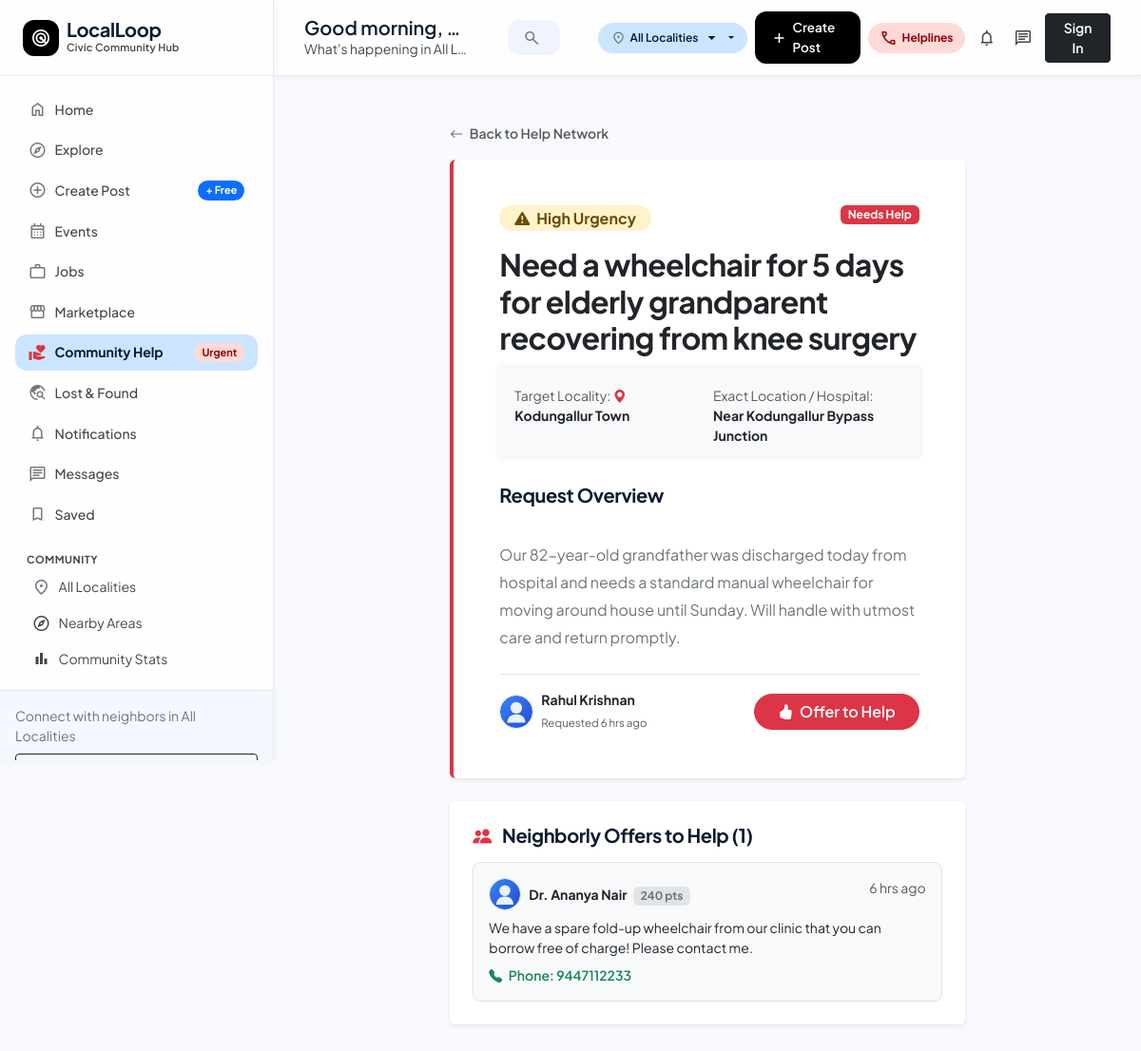
Page /help-request.php?id=1 on the committed database.
### tables this page shows
CREATE TABLE IF NOT EXISTS `help_requests` (
    `id` INT AUTO_INCREMENT PRIMARY KEY,
    `user_id` INT NOT NULL,
    `area_id` INT NOT NULL,
    `title` VARCHAR(200) NOT NULL,
    `urgency` ENUM('Low', 'Medium', 'High', 'Critical') DEFAULT 'Medium',
    `description` LONGTEXT NOT NULL,
    `location` VARCHAR(150) NOT NULL,
    `status` ENUM('open', 'in_progress', 'resolved') DEFAULT 'open',
    `resolved_by_user_id` INT DEFAULT NULL,
    `created_at` TIMESTAMP DEFAULT CURRENT_TIMESTAMP,
    FOREIGN KEY (`user_id`) REFERENCES `users`(`id`) ON DELETE CASCADE,
    FOREIGN KEY (`area_id`) REFERENCES `areas`(`id`) ON DELETE CASCADE,
    FOREIGN KEY (`resolved_by_user_id`) REFERENCES `users`(`id`) ON DELETE SET NULL
);

CREATE TABLE IF NOT EXISTS `areas` (
    `id` INT AUTO_INCREMENT PRIMARY KEY,
    `name` VARCHAR(100) NOT NULL,
    `district` VARCHAR(100) NOT NULL,
    `state` VARCHAR(100) NOT NULL DEFAULT 'Kerala',
    `pincode` VARCHAR(20) NOT NULL,
    `status` ENUM('active', 'inactive') NOT NULL DEFAULT 'active',
    `created_at` TIMESTAMP DEFAULT CURRENT_TIMESTAMP
);

CREATE TABLE IF NOT EXISTS `users` (
    `id` INT AUTO_INCREMENT PRIMARY KEY,
    `name` VARCHAR(100) NOT NULL,
    `username` VARCHAR(50) NOT NULL UNIQUE,
    `email` VARCHAR(150) NOT NULL UNIQUE,
    `phone` VARCHAR(20) DEFAULT NULL,
    `password_hash` VARCHAR(255) NOT NULL,
    `area_id` INT DEFAULT NULL,
    `profile_photo` VARCHAR(255) DEFAULT 'default-avatar.png',
    `bio` TEXT DEFAULT NULL,
    `role` ENUM('user', 'business', 'admin') NOT NULL DEFAULT 'user',
    `status` ENUM('active', 'warned', 'suspended') NOT NULL DEFAULT 'active',
    `reputation_points` INT NOT NULL DEFAULT 50,
    `created_at` TIMESTAMP DEFAULT CURRENT_TIMESTAMP,
    `updated_at` TIMESTAMP DEFAULT CURRENT_TIMESTAMP ON UPDATE CURRENT_TIMESTAMP,
    FOREIGN KEY (`area_id`) REFERENCES `areas`(`id`) ON DELETE SET NULL
);

CREATE TABLE IF NOT EXISTS `help_offers` (
    `id` INT AUTO_INCREMENT PRIMARY KEY,
    `request_id` INT NOT NULL,
    `user_id` INT NOT NULL,
    `message` TEXT NOT NULL,
    `phone` VARCHAR(30) DEFAULT NULL,
    `is_accepted` TINYINT(1) DEFAULT 0,
    `created_at` TIMESTAMP DEFAULT CURRENT_TIMESTAMP,
    FOREIGN KEY (`request_id`) REFERENCES `help_requests`(`id`) ON DELETE CASCADE,
    FOREIGN KEY (`user_id`) REFERENCES `users`(`id`) ON DELETE CASCADE
);

### includes/functions.php (called while the page is built, shortened)
<?php
function time_ago($timestamp) {
    $time = strtotime($timestamp);
    $diff = time() - $time;
    if ($diff < 60) {
        return 'Just now';
    } elseif ($diff < 3600) {
        $mins = floor($diff / 60);
        return $mins . ' min' . ($mins > 1 ? 's' : '') . ' ago';
    } elseif ($diff < 86400) {
        $hours = floor($diff / 3600);
        return $hours . ' hr' . ($hours > 1 ? 's' : '') . ' ago';
    } elseif ($diff < 604800) {
        $days = floor($diff / 86400);
        return $days . ' day' . ($days > 1 ? 's' : '') . ' ago';
    } else {
        return date('M j, Y', $time);
    }
}
function get_avatar_url($photoName) {
    $fullPath = UPLOAD_DIR . '/profiles/' . $photoName;
    return BASE_URL . '/assets/images/default-avatar.svg';
}

### includes/auth.php (called while the page is built, shortened)
<?php
function is_logged_in() {
    return isset($_SESSION['user_id']) && !empty($_SESSION['user_id']);
}
function current_user($pdo) {
    if (!is_logged_in() || !$pdo) {
        return null;
    }
}

### help-request.php (the view, shortened to what this page needs)
<?php
require_once __DIR__ . '/includes/auth.php';
require_once __DIR__ . '/includes/functions.php';
$requestId = (int)($_GET['id'] ?? 0);
$stmt = $pdo->prepare("SELECT h.*, a.name as area_name, u.name as requester_name, u.username as requester_username, u.profile_photo as requester_avatar, u.phone as requester_phone,
                              r.name as resolved_by_name, r.username as resolved_by_username
                       FROM help_requests h
                       JOIN areas a ON h.area_id = a.id
                       JOIN users u ON h.user_id = u.id
                       LEFT JOIN users r ON h.resolved_by_user_id = r.id
                       WHERE h.id = ?");
$stmt->execute([$requestId]);
$req = $stmt->fetch();
$currentUser = current_user($pdo);
$isRequester = $currentUser && ($currentUser['id'] == $req['user_id'] || $currentUser['role'] === 'admin');
$offersStmt = $pdo->prepare("SELECT ho.*, u.name, u.username, u.profile_photo, u.reputation_points
                            FROM help_offers ho
                            JOIN users u ON ho.user_id = u.id
                            WHERE ho.request_id = ?
                            ORDER BY ho.created_at ASC");
$offersStmt->execute([$requestId]);
$offers = $offersStmt->fetchAll();
require_once __DIR__ . '/includes/header.php';
?>
<div class="container py-4">
    <div class="row justify-content-center">
        <div class="col-lg-8">
            <div class="mb-3">
                <a href="<?= BASE_URL ?>/help.php" class="text-decoration-none text-muted small fw-semibold">
                    <i class="bi bi-arrow-left me-1"></i> Back to Help Network
                </a>
            </div>
            <div class="card card-clean border-0 shadow-sm p-4 p-md-5 mb-4 border-start border-4 <?= $req['status'] === 'resolved' ? 'border-success' : 'border-danger' ?>">
                <div class="d-flex justify-content-between align-items-start mb-3">
                    <span class="badge bg-<?= $req['urgency'] === 'Critical' ? 'danger' : 'warning-subtle text-warning-emphasis' ?> px-3 py-1.5 fs-6 rounded-pill">
                        <i class="bi bi-exclamation-triangle-fill me-1"></i> <?= htmlspecialchars($req['urgency']) ?> Urgency
                    </span>
                    <span class="badge bg-<?= $req['status'] === 'resolved' ? 'success' : 'danger' ?>">
                        <?= $req['status'] === 'resolved' ? 'Resolved' : 'Needs Help' ?>
                    </span>
                </div>
                <h2 class="fw-bold text-dark mb-3"><?= htmlspecialchars($req['title']) ?></h2>
                <div class="row g-2 p-3 bg-light rounded-3 mb-4 small">
                    <div class="col-sm-6">
                        <span class="text-muted">Target Locality:</span>
                        <span class="fw-bold text-dark"><i class="bi bi-geo-alt-fill text-danger me-1"></i> <?= htmlspecialchars($req['area_name']) ?></span>
                    </div>
                    <div class="col-sm-6">
                        <span class="text-muted">Exact Location / Hospital:</span>
                        <span class="fw-bold text-dark"><?= htmlspecialchars($req['location']) ?></span>
                    </div>
                </div>
                <h5 class="fw-bold mb-2">Request Overview</h5>
                <div class="text-secondary fs-6 mb-4" style="line-height: 1.8; white-space: pre-line;">
                    <?= nl2br(htmlspecialchars($req['description'])) ?>
                </div>
                <div class="d-flex justify-content-between align-items-center pt-3 border-top mt-auto">
                    <div class="d-flex align-items-center gap-2">
                        <img src="<?= get_avatar_url($req['requester_avatar']) ?>" width="36" height="36" class="rounded-circle border">
                        <div>
                            <div class="fw-bold text-dark small leading-tight"><?= htmlspecialchars($req['requester_name']) ?></div>
                            <span class="text-muted small" style="font-size: 0.72rem;">Requested <?= time_ago($req['created_at']) ?></span>
                        </div>
                    </div>
                    <div class="d-flex gap-2">
                        <?php if ($req['status'] === 'open'): ?>
                            <?php if (!$isRequester): ?>
                                <button class="btn btn-danger rounded-pill px-4 fw-semibold" data-bs-toggle="modal" data-bs-target="#offerHelpModal">
                                    <i class="bi bi-hand-thumbs-up-fill me-1"></i> Offer to Help
                                </button>
                            <?php else: ?>
                                <button class="btn btn-success rounded-pill px-4 fw-semibold" data-bs-toggle="modal" data-bs-target="#resolveModal">
                                    <i class="bi bi-check-circle-fill me-1"></i> Mark Resolved
                                </button>
                            <?php endif; ?>
                        <?php endif; ?>
                    </div>
                </div>
            </div>
            <div class="card card-clean border-0 shadow-sm p-4">
                <h5 class="fw-bold mb-3"><i class="bi bi-people-fill text-danger me-2"></i> Neighborly Offers to Help (<?= count($offers) ?>)</h5>
                <?php if (empty($offers)): ?>
                    <p class="text-muted small mb-0">No offers received yet. If you can assist, click "Offer to Help" above!</p>
                <?php else: ?>
                    <div class="d-flex flex-column gap-3">
                        <?php foreach ($offers as $offer): ?>
                            <div class="p-3 rounded-3 bg-light border">
                                <div class="d-flex justify-content-between align-items-start mb-2">
                                    <div class="d-flex align-items-center gap-2">
                                        <img src="<?= get_avatar_url($offer['profile_photo']) ?>" width="34" height="34" class="rounded-circle border">
                                        <div>
                                            <a href="<?= BASE_URL ?>/profile.php?user=<?= $offer['username'] ?>" class="fw-bold text-dark text-decoration-none small">
                                                <?= htmlspecialchars($offer['name']) ?>
                                            </a>
                                            <span class="badge bg-secondary-subtle text-secondary small ms-1"><?= $offer['reputation_points'] ?> pts</span>
                                        </div>
                                    </div>
                                    <span class="text-muted small"><?= time_ago($offer['created_at']) ?></span>
                                </div>
                                <p class="text-dark small mb-2" style="white-space: pre-line;"><?= nl2br(htmlspecialchars($offer['message'])) ?></p>
                                <?php if (!empty($offer['phone'])): ?>
                                    <div class="text-success small fw-semibold">
                                        <i class="bi bi-telephone-fill me-1"></i> Phone: <a href="tel:<?= htmlspecialchars($offer['phone']) ?>" class="text-success"><?= htmlspecialchars($offer['phone']) ?></a>
                                    </div>
                                <?php endif; ?>
                            </div>
                        <?php endforeach; ?>
                    </div>
                <?php endif; ?>
            </div>
        </div>
    </div>
</div>
<?php require_once __DIR__ . '/includes/footer.php'; ?>

### assets/css/style.css (style rules this page uses)
:root { --surface: #f8f9ff; --surface-dim: #cbdbf5; --surface-bright: #f8f9ff; --surface-container-lowest: #ffffff; --surface-container-low: #eff4ff; --surface-container: #e5eeff; --surface-container-high: #dce9ff; --surface-container-highest: #d3e4fe; --surface-tint: #565e74; --on-surface: #0b1c30; --on-surface-variant: #45464d; --inverse-surface: #213145; --inverse-on-surface: #eaf1ff; --outline: #76777d; --outline-variant: #c6c6cd; --border-hairline: rgba(226, 232, 240, 0.85); --primary: #000000; --on-primary: #ffffff; --primary-container: #131b2e; --on-primary-container: #7c839b; --primary-fixed: #dae2fd; --primary-fixed-dim: #bec6e0; --on-primary-fixed: #131b2e; --on-primary-fixed-variant: #3f465c; --secondary: #006398; --on-secondary: #ffffff; --secondary-container: #5bb8fe; --on-secondary-container: #00476e; --secondary-fixed: #cce5ff; --secondary-fixed-dim: #93ccff; --on-secondary-fixed: #001d31; --on-secondary-fixed-variant: #004b73; --tertiary: #000000; --tertiary-container: #001e2c; --tertiary-fixed: #c4e7ff; --tertiary-fixed-dim: #7bd0ff; --on-tertiary-fixed: #001e2c; --on-tertiary-fixed-variant: #004c69; --error: #ba1a1a; --on-error: #ffffff; --error-container: #ffdad6; --on-error-container: #93000a; --success: #059669; --success-container: #ecfdf5; --on-success-container: #065f46; --warning: #d97706; --warning-container: #fffbeb; --on-warning-container: #92400e; --brand-primary: #006398; --brand-blue: #006398; --brand-blue-hover: #00476e; --text-primary: #0b1c30; --text-secondary: #45464d; --text-muted: #76777d; --surface-bg: #f8f9ff; --surface-card: #ffffff; --surface-border: #e2e8f0; --surface-glass: rgba(255, 255, 255, 0.85); --surface-glass-border: rgba(226, 232, 240, 0.8); --space-xs: 0.25rem; --space-sm: 0.5rem; --space-md: 1rem; --space-lg: 1.5rem; --space-xl: 2rem; --gutter: 1.5rem; --gutter-sm: 1rem; --gutter-lg: 2rem; --radius-sm: 0.5rem; --radius-md: 0.75rem; --radius-lg: 1rem; --radius-xl: 1.25rem; --radius-full: 9999px; --radius-modal: 20px; --shadow-1: 0 1px 3px 0 rgba(15, 23, 42, 0.04), 0 1px 2px -1px rgba(15, 23, 42, 0.04); --shadow-2: 0 4px 6px -1px rgba(15, 23, 42, 0.05), 0 2px 4px -2px rgba(15, 23, 42, 0.05); --shadow-3: 0 20px 25px -5px rgba(15, 23, 42, 0.08), 0 8px 10px -6px rgba(15, 23, 42, 0.04); --shadow-glass: 0 1px 8px rgba(0, 0, 0, 0.04); --shadow-card: var(--shadow-1); --shadow-hover: var(--shadow-2); --shadow-subtle: var(--shadow-1); --sidebar-width: 288px; --topbar-height: 80px; --transition-fast: all 0.18s cubic-bezier(0.4, 0, 0.2, 1); --transition-smooth: all 0.26s cubic-bezier(0.16, 1, 0.3, 1); }
*, *::before, *::after { box-sizing: border-box; margin: 0; padding: 0; }
html, body { margin: 0; padding: 0; background-color: var(--surface); color: var(--on-surface); font-family: 'Plus Jakarta Sans', -apple-system, BlinkMacSystemFont, "Segoe UI", Roboto, sans-serif; font-size: 1rem; line-height: 1.5; -webkit-font-smoothing: antialiased; -moz-osx-font-smoothing: grayscale; min-height: 100vh; }
h1, h2, h3, h4, h5, h6, .brand-font { font-family: 'Plus Jakarta Sans', sans-serif; color: var(--on-surface); letter-spacing: -0.02em; font-weight: 700; }
a { color: var(--secondary); text-decoration: none; transition: var(--transition-fast); }

### rows in the picture
help_requests: urgency "High", title "Need a wheelchair for 5 days for elderly grandparent recovering from knee surgery", area.name "Kodungallur Town", location "Near Kodungallur Bypass Junction", description "Our 82-year-old grandfather was discharged today from hospital and needs a standard manual wheelchair for moving around house until Sunday. Will handle with utmost care and return promptly.", user.name "Rahul Krishnan", created_at "6 hrs ago"
help_offers: user.name "Dr. Ananya Nair", user.reputation_points "240", created_at "6 hrs ago", message "We have a spare fold-up wheelchair from our clinic that you can borrow free of charge! Please contact me.", phone "9447112233"

### other values in the picture
$currentAreaName "All Localities"
$timeGreeting "Good morning"
$currentAreaName "All L…"
count($offers) "1"
